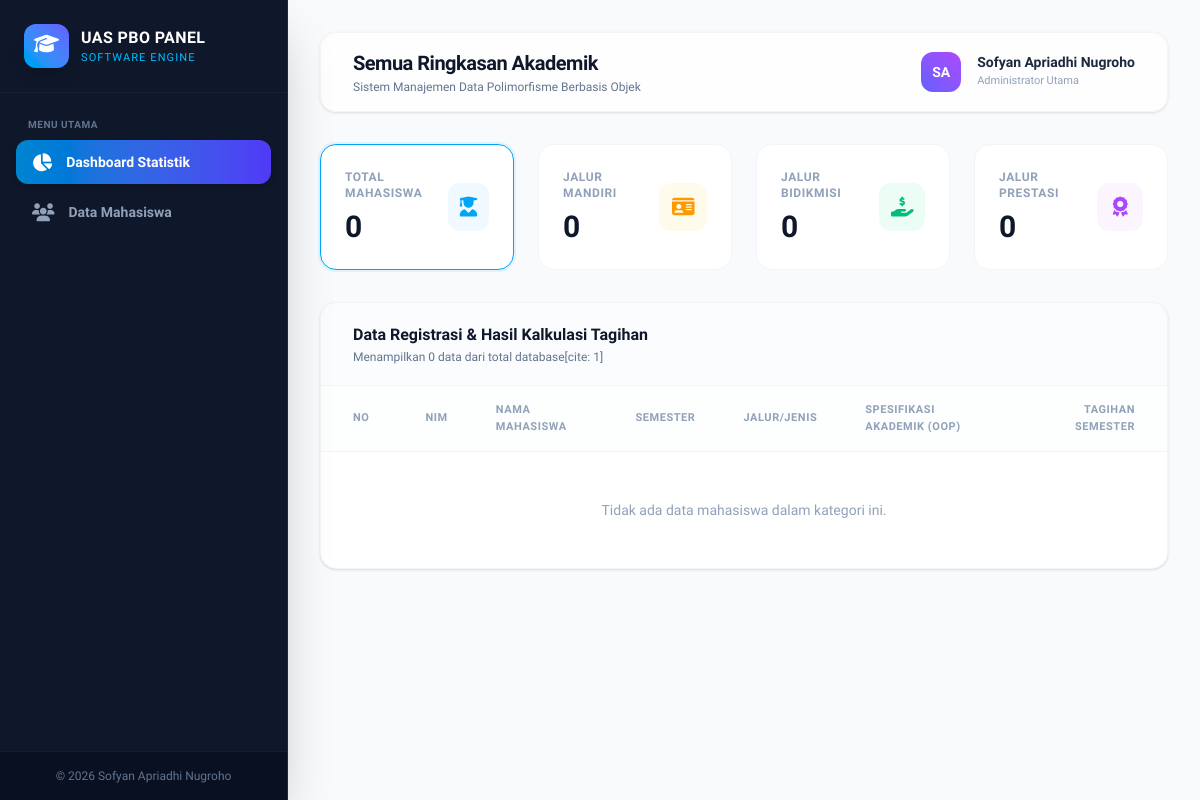
Before: / with the older database file.
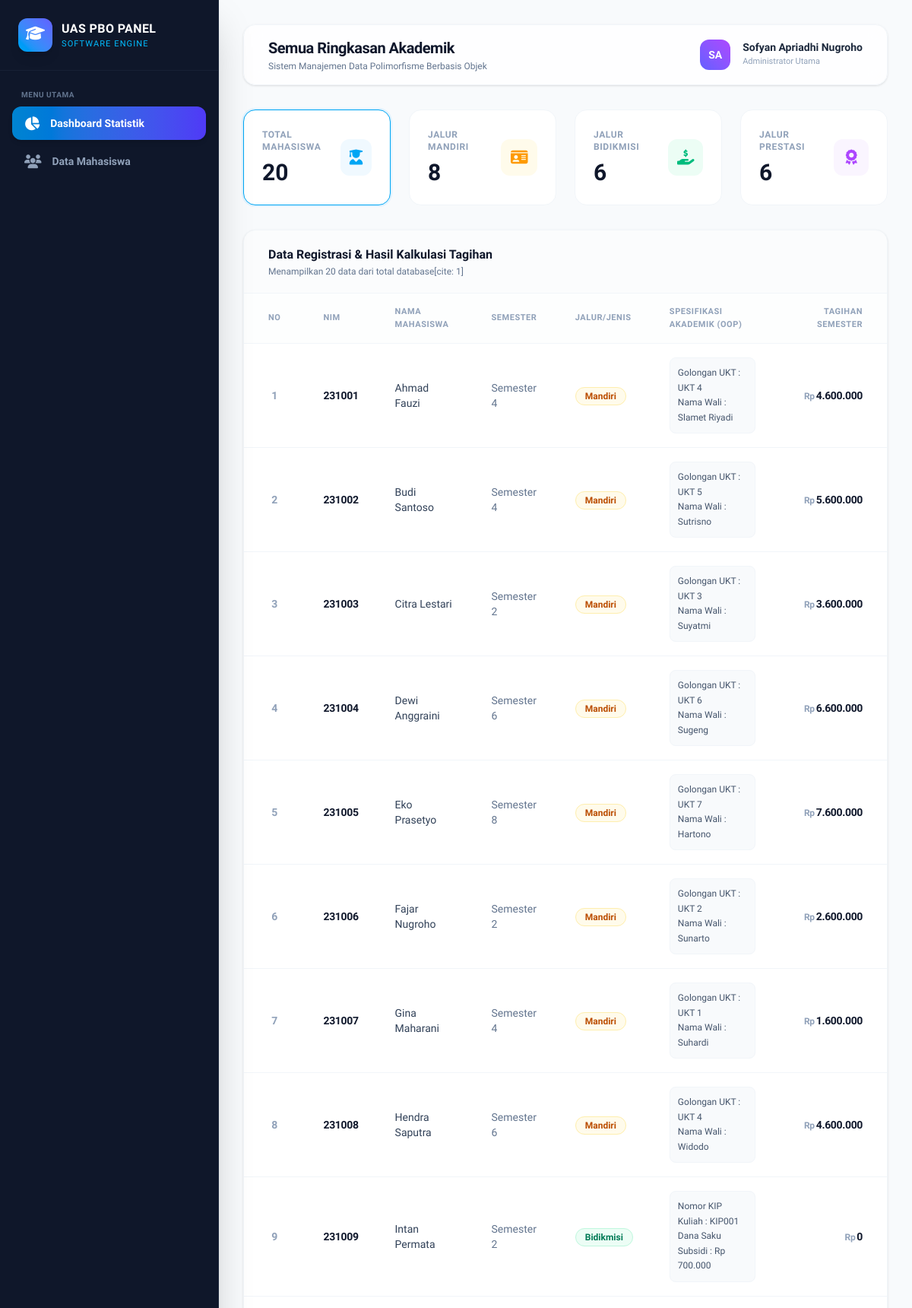
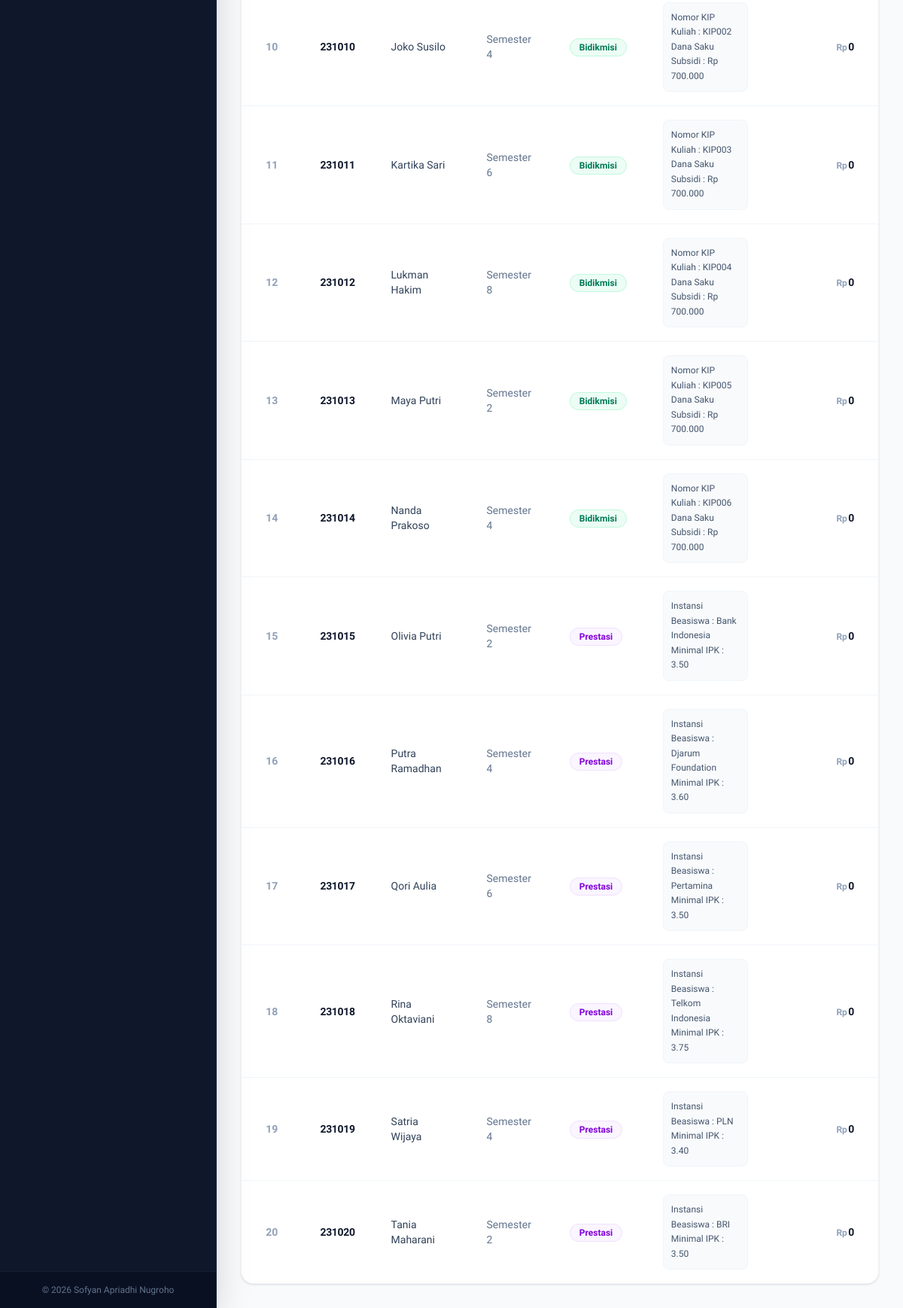
After: the same page with the newer database file (2 pictures, top to bottom).
### tables this page shows
CREATE TABLE `tabel_mahasiswa` (
  `id_mahasiswa` int NOT NULL,
  `nama_mahasiswa` varchar(100) NOT NULL,
  `nim` varchar(15) NOT NULL,
  `semester` int NOT NULL,
  `tarif_ukt_nominal` decimal(12,2) NOT NULL,
  `jenis_pembayaran` enum('Mandiri','Bidikmisi','Prestasi') NOT NULL,
  `golongan_ukt` varchar(10) DEFAULT NULL,
  `nama_wali` varchar(100) DEFAULT NULL,
  `nomor_kip_kuliah` varchar(30) DEFAULT NULL,
  `dana_saku_subsidi` decimal(12,2) DEFAULT NULL,
  `nama_instansi_beasiswa` varchar(100) DEFAULT NULL,
  `minimal_ipk_syarat` decimal(3,2) DEFAULT NULL
);

### mahasiswa.php (called while the page is built, shortened)
<?php
abstract class Mahasiswa
{
    private $nama_mahasiswa;
    private $nim;
    private $semester;
    private $tarif_ukt_nominal;
    public function __construct($id_mahasiswa, $nama_mahasiswa, $nim, $semester, $tarif_ukt_nominal)
    {
        $this->nama_mahasiswa = $nama_mahasiswa;
        $this->nim = $nim;
        $this->semester = $semester;
        $this->tarif_ukt_nominal = $tarif_ukt_nominal;
    }
    public function getNamaMahasiswa()
    {
        return $this->nama_mahasiswa;
    }
    public function getNim()
    {
        return $this->nim;
    }
    public function getSemester()
    {
        return $this->semester;
    }
    public function getTarifUktNominal()
    {
        return $this->tarif_ukt_nominal;
    }
}
?>

### index.php (the view, shortened to what the rows shown need)
<?php
require_once "mahasiswa.php";
require_once "MahasiswaMandiri.php";
require_once "MahasiswaBidikmisi.php";
require_once "MahasiswaPrestasi.php";
$db = new Koneksi();
$conn = $db->getConnection();
$filter = isset($_GET['filter']) ? $_GET['filter'] : 'all';
if ($filter == 'mandiri') {
    $sql = "SELECT * FROM tabel_mahasiswa WHERE jenis_pembayaran = 'Mandiri' ORDER BY nama_mahasiswa";
} elseif ($filter == 'bidikmisi') {
    $sql = "SELECT * FROM tabel_mahasiswa WHERE jenis_pembayaran = 'Bidikmisi' ORDER BY nama_mahasiswa";
} elseif ($filter == 'prestasi') {
    $sql = "SELECT * FROM tabel_mahasiswa WHERE jenis_pembayaran = 'Prestasi' ORDER BY nama_mahasiswa";
} else {
    $sql = "SELECT * FROM tabel_mahasiswa ORDER BY jenis_pembayaran, nama_mahasiswa";
}
$query = mysqli_query($conn, $sql);
$listMahasiswa = [];
while ($row = mysqli_fetch_assoc($query)) {
    if ($row['jenis_pembayaran'] == 'Mandiri') {
        $listMahasiswa[] = new MahasiswaMandiri(
            $row['id_mahasiswa'],
            $row['nama_mahasiswa'],
            $row['nim'],
            $row['semester'],
            $row['tarif_ukt_nominal'],
            $row['golongan_ukt'],
            $row['nama_wali']
        );
    } elseif ($row['jenis_pembayaran'] == 'Bidikmisi') {
        $listMahasiswa[] = new MahasiswaBidikmisi(
            $row['id_mahasiswa'],
            $row['nama_mahasiswa'],
            $row['nim'],
            $row['semester'],
            $row['tarif_ukt_nominal'],
            $row['nomor_kip_kuliah'],
            $row['dana_saku_subsidi']
        );
    } elseif ($row['jenis_pembayaran'] == 'Prestasi') {
        $listMahasiswa[] = new MahasiswaPrestasi(
            $row['id_mahasiswa'],
            $row['nama_mahasiswa'],
            $row['nim'],
            $row['semester'],
            $row['tarif_ukt_nominal'],
            $row['nama_instansi_beasiswa'],
            $row['minimal_ipk_syarat']
        );
    }
}
?>
<!DOCTYPE html>
<html lang="id">
<head>
    <script src="https://cdn.jsdelivr.net/npm/@tailwindcss/browser@4"></script>
    <link rel="stylesheet" href="https://cdnjs.cloudflare.com/ajax/libs/font-awesome/6.4.0/css/all.min.css">
</head>
<body class="bg-[#f8fafc] text-slate-800 flex min-h-screen antialiased">
    <aside class="w-72 bg-[#0f172a] text-slate-200 flex flex-col fixed h-screen z-50 shadow-2xl border-r border-slate-800">
        <div class="p-6 flex items-center gap-3 border-b border-slate-800/60">
            <div>
                <h1 class="font-extrabold text-base tracking-wide text-white">UAS PBO PANEL</h1>
            </div>
        </div>
    </aside>
    <main class="ml-72 flex-1 p-8 min-w-0">
        <header class="flex justify-between items-center bg-white/80 backdrop-blur-md px-8 py-4 rounded-2xl shadow-sm border border-slate-100 mb-8 sticky top-4 z-40">
            <div>
                <h2 class="text-xl font-bold text-slate-900 tracking-tight">
                    <?= $filter == 'all' ? 'Semua Ringkasan Akademik' : 'Filter Kategori: Mahasiswa ' . ucfirst($filter) ?>
                </h2>
            </div>
        </header>
        <div class="bg-white rounded-2xl shadow-sm border border-slate-100 overflow-hidden">
            <div class="overflow-x-auto">
                <table class="w-full text-left border-collapse">
                    <thead>
                        <tr class="border-b border-slate-100 bg-slate-50/30">
                            <th class="px-8 py-4 text-[11px] font-bold text-slate-400 uppercase tracking-wider text-center w-16">No</th>
                            <th class="px-6 py-4 text-[11px] font-bold text-slate-400 uppercase tracking-wider">NIM</th>
                            <th class="px-6 py-4 text-[11px] font-bold text-slate-400 uppercase tracking-wider">Nama Mahasiswa</th>
                            <th class="px-6 py-4 text-[11px] font-bold text-slate-400 uppercase tracking-wider">Semester</th>
                            <th class="px-6 py-4 text-[11px] font-bold text-slate-400 uppercase tracking-wider">Jalur/Jenis</th>
                            <th class="px-6 py-4 text-[11px] font-bold text-slate-400 uppercase tracking-wider">Spesifikasi Akademik (OOP)</th>
                            <th class="px-8 py-4 text-[11px] font-bold text-slate-400 uppercase tracking-wider text-right">Tagihan Semester</th>
                        </tr>
                    </thead>
                    <tbody class="divide-y divide-slate-100">
                        <?php
                        if(empty($listMahasiswa)):
                        ?>
                        <tr>
                            <td colspan="7" class="px-8 py-12 text-center text-sm font-medium text-slate-400">Tidak ada data mahasiswa dalam kategori ini.</td>
                        </tr>
                        <?php
                        else:
                        $no = 1;
                        foreach ($listMahasiswa as $mhs) :
                            $jenis = str_replace('Mahasiswa', '', get_class($mhs));
                            if ($jenis == 'Mandiri') {
                                $badgeStyle = "bg-amber-50 text-amber-700 border-amber-200/60";
                            } elseif ($jenis == 'Bidikmisi') {
                                $badgeStyle = "bg-emerald-50 text-emerald-700 border-emerald-200/60";
                            } else {
                                $badgeStyle = "bg-purple-50 text-purple-700 border-purple-200/60";
                            }
                        ?>
                        <tr class="hover:bg-slate-50/80 transition-colors group">
                            <td class="px-8 py-4.5 text-center text-sm font-semibold text-slate-400"><?= $no++; ?></td>
                            <td class="px-6 py-4.5 text-sm font-bold text-slate-900 tracking-tight"><?= $mhs->getNim(); ?></td>
                            <td class="px-6 py-4.5 text-sm font-medium text-slate-700 group-hover:text-indigo-600 transition-colors"><?= $mhs->getNamaMahasiswa(); ?></td>
                            <td class="px-6 py-4.5 text-sm text-slate-500 font-medium">Semester <?= $mhs->getSemester(); ?></td>
                            <td class="px-6 py-4.5">
                                <span class="px-3 py-1 rounded-full text-xs font-bold border <?= $badgeStyle; ?>">
                                    <?= $jenis; ?>
                                </span>
                            </td>
                            <td class="px-6 py-4.5 text-xs text-slate-600 font-medium leading-relaxed">
                                <div class="bg-slate-50 p-2.5 rounded-lg border border-slate-100 group-hover:bg-white transition-colors">
                                    <?= $mhs->tampilkanSpesifikasiAkademik(); ?>
                                  </div>
                            </td>
                            <td class="px-8 py-4.5 text-sm font-extrabold text-slate-900 text-right tracking-tight">
                                <span class="text-xs font-bold text-slate-400 mr-0.5">Rp</span><?= number_format($mhs->hitungTagihanSemester(), 0, ',', '.'); ?>
                            </td>
                        </tr>
                        <?php endforeach; endif; ?>
                    </tbody>
                </table>
            </div>
        </div>
    </main>
</body>
</html>

### MahasiswaMandiri.php (shortened to what the rows shown need)
<?php
require_once "Mahasiswa.php";
class MahasiswaMandiri extends Mahasiswa
{
    private $golonganUkt;
    private $namaWali;
    public function __construct(
        $id_mahasiswa,
        $nama_mahasiswa,
        $nim,
        $semester,
        $tarif_ukt_nominal,
        $golonganUkt,
        $namaWali
    ){
        $this->golonganUkt = $golonganUkt;
        $this->namaWali = $namaWali;
    }
    public function hitungTagihanSemester()
    {
        return $this->getTarifUktNominal() + 100000;
    }
    public function tampilkanSpesifikasiAkademik()
    {
        return "Golongan UKT : ".$this->golonganUkt.
               "<br>Nama Wali : ".$this->namaWali;
    }
}
?>

### MahasiswaBidikmisi.php (shortened to what the rows shown need)
<?php
require_once "Mahasiswa.php";
class MahasiswaBidikmisi extends Mahasiswa
{
    private $nomorKipKuliah;
    private $danaSakuSubsidi;
    public function __construct(
        $id_mahasiswa,
        $nama_mahasiswa,
        $nim,
        $semester,
        $tarif_ukt_nominal,
        $nomorKipKuliah,
        $danaSakuSubsidi
    ){
        $this->nomorKipKuliah = $nomorKipKuliah;
        $this->danaSakuSubsidi = $danaSakuSubsidi;
    }
    public function hitungTagihanSemester()
    {
        return 0;
    }
    public function tampilkanSpesifikasiAkademik()
    {
        return "Nomor KIP Kuliah : ".$this->nomorKipKuliah.
               "<br>Dana Saku Subsidi : Rp ".number_format($this->danaSakuSubsidi,0,",",".");
    }
}
?>

### MahasiswaPrestasi.php (shortened to what the rows shown need)
<?php
require_once "Mahasiswa.php";
class MahasiswaPrestasi extends Mahasiswa
{
    private $namaInstansiBeasiswa;
    private $minimalIpkSyarat;
    public function __construct(
        $id_mahasiswa,
        $nama_mahasiswa,
        $nim,
        $semester,
        $tarif_ukt_nominal,
        $namaInstansiBeasiswa,
        $minimalIpkSyarat
    ){
        $this->namaInstansiBeasiswa = $namaInstansiBeasiswa;
        $this->minimalIpkSyarat = $minimalIpkSyarat;
    }
    public function hitungTagihanSemester()
    {
        return $this->getTarifUktNominal() * 0.25;
    }
    public function tampilkanSpesifikasiAkademik()
    {
        return "Instansi Beasiswa : ".$this->namaInstansiBeasiswa.
               "<br>Minimal IPK : ".$this->minimalIpkSyarat;
    }
}
?>

Changed rows visible on the page:
added tabel_mahasiswa: nim "231001", nama_mahasiswa "Ahmad Fauzi", semester "4", jenis "Mandiri", golongan_ukt "UKT 4", nama_wali "Slamet Riyadi", tarif_ukt_nominal "4.600.000"
added tabel_mahasiswa: nim "231002", nama_mahasiswa "Budi Santoso", semester "4", jenis "Mandiri", golongan_ukt "UKT 5", nama_wali "Sutrisno", tarif_ukt_nominal "5.600.000"
added tabel_mahasiswa: nim "231003", nama_mahasiswa "Citra Lestari", semester "2", jenis "Mandiri", golongan_ukt "UKT 3", nama_wali "Suyatmi", tarif_ukt_nominal "3.600.000"
added tabel_mahasiswa: nim "231004", nama_mahasiswa "Dewi Anggraini", semester "6", jenis "Mandiri", golongan_ukt "UKT 6", nama_wali "Sugeng", tarif_ukt_nominal "6.600.000"
added tabel_mahasiswa: nim "231005", nama_mahasiswa "Eko Prasetyo", semester "8", jenis "Mandiri", golongan_ukt "UKT 7", nama_wali "Hartono", tarif_ukt_nominal "7.600.000"
added tabel_mahasiswa: nim "231006", nama_mahasiswa "Fajar Nugroho", semester "2", jenis "Mandiri", golongan_ukt "UKT 2", nama_wali "Sunarto", tarif_ukt_nominal "2.600.000"
added tabel_mahasiswa: nim "231007", nama_mahasiswa "Gina Maharani", semester "4", jenis "Mandiri", golongan_ukt "UKT 1", nama_wali "Suhardi", tarif_ukt_nominal "1.600.000"
added tabel_mahasiswa: nim "231008", nama_mahasiswa "Hendra Saputra", semester "6", jenis "Mandiri", golongan_ukt "UKT 4", nama_wali "Widodo", tarif_ukt_nominal "4.600.000"
added tabel_mahasiswa: nim "231009", nama_mahasiswa "Intan Permata", semester "2", jenis "Bidikmisi", nomor_kip_kuliah "KIP001", dana_saku_subsidi "700.000", hitungTagihanSemester "0"
added tabel_mahasiswa: nim "231010", nama_mahasiswa "Joko Susilo", semester "4", jenis "Bidikmisi", nomor_kip_kuliah "KIP002", dana_saku_subsidi "700.000", hitungTagihanSemester "0"
added tabel_mahasiswa: nim "231011", nama_mahasiswa "Kartika Sari", semester "6", jenis "Bidikmisi", nomor_kip_kuliah "KIP003", dana_saku_subsidi "700.000", hitungTagihanSemester "0"
added tabel_mahasiswa: nim "231012", nama_mahasiswa "Lukman Hakim", semester "8", jenis "Bidikmisi", nomor_kip_kuliah "KIP004", dana_saku_subsidi "700.000", hitungTagihanSemester "0"
added tabel_mahasiswa: nim "231013", nama_mahasiswa "Maya Putri", semester "2", jenis "Bidikmisi", nomor_kip_kuliah "KIP005", dana_saku_subsidi "700.000", hitungTagihanSemester "0"
added tabel_mahasiswa: nim "231014", nama_mahasiswa "Nanda Prakoso", semester "4", jenis "Bidikmisi", nomor_kip_kuliah "KIP006", dana_saku_subsidi "700.000", hitungTagihanSemester "0"
added tabel_mahasiswa: nim "231015", nama_mahasiswa "Olivia Putri", semester "2", jenis "Prestasi", nama_instansi_beasiswa "Bank Indonesia", minimal_ipk_syarat "3.50", tarif_ukt_nominal "0"
added tabel_mahasiswa: nim "231016", nama_mahasiswa "Putra Ramadhan", semester "4", jenis "Prestasi", nama_instansi_beasiswa "Djarum Foundation", minimal_ipk_syarat "3.60", tarif_ukt_nominal "0"
added tabel_mahasiswa: nim "231017", nama_mahasiswa "Qori Aulia", semester "6", jenis "Prestasi", nama_instansi_beasiswa "Pertamina", minimal_ipk_syarat "3.50", tarif_ukt_nominal "0"
added tabel_mahasiswa: nim "231018", nama_mahasiswa "Rina Oktaviani", semester "8", jenis "Prestasi", nama_instansi_beasiswa "Telkom Indonesia", minimal_ipk_syarat "3.75", tarif_ukt_nominal "0"
added tabel_mahasiswa: nim "231019", nama_mahasiswa "Satria Wijaya", semester "4", jenis "Prestasi", nama_instansi_beasiswa "PLN", minimal_ipk_syarat "3.40", tarif_ukt_nominal "0"
added tabel_mahasiswa: nim "231020", nama_mahasiswa "Tania Maharani", semester "2", jenis "Prestasi", nama_instansi_beasiswa "BRI", minimal_ipk_syarat "3.50", tarif_ukt_nominal "0"
Other visible differences:
$totalMahasiswa: "0" → "20"
$totalMandiri: "0" → "8"
$totalBidikmisi: "0" → "6"
$totalPrestasi: "0" → "6"
count($listMahasiswa): "0" → "20"
text no longer shown: "Tidak ada data mahasiswa dalam kategori ini."
